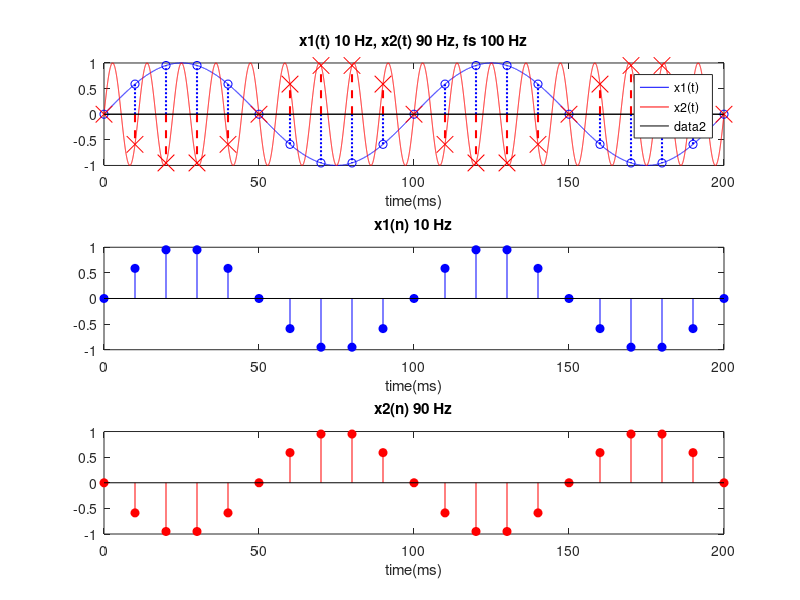

Here is the MATLAB script that generated this plot:
% M=5;
% x=[0:2*pi/180:2*pi];
% y=sin(x);
% plot(x,y)
%% 正弦wav
% N=24000; fs=8000;f0=400;phy=0;A=0.1;
% filename='sine.wav';
% t=[0:N-1]/fs;
% y=A*sin(2*pi*f0*t+phy);
% plot(t,y)
% audiowrite(filename,y,fs);


%% 线性扫频信号
% N=32000; fs = 8000; f0=400; f1=1000; phy=0; A=0.5;
% t=[0:N-1]/fs;
% f_t=(f1-f0)/((N-1)/fs)*t+f0;
% phi_t=0.5*(f1-f0)/((N-1)/fs)*(t.*t)+f0.*t;
% y=A*sin(2*pi*phi_t);
% figure;plot(t,y);
% figure;plot(t,f_t);
% figure;plot(t,phi_t);
% audiowrite('out.wav',y,fs);

%% 数字角频率的含义 1
% N = 100; fs = 100; f0 = 10; f1 = 110;  ;
% t = [0:N-1]/fs;
% x1 =  sin(2*pi*f0*t );
% x2 =  sin(2*pi*f1*t );
% figure;
% subplot(2,1,1);hold;stem(x1, 'filled');title('x1(n)');plot(x1); xlabel('n');
% subplot(2,1,2);hold;stem(x2, 'filled');title('x2(n)');plot(x2); xlabel('n');

%% 2
t_delta = 0.00001;  %  time precision  of  analog wave plotting , in seconds

fs = 100;   % sample rate, in Hz
f1 = 10  ;   % signal 1 frequency , in Hz    
f2 = 90 ;   % signal 2 frequency , in Hz    

t_len  = 0.2  ; % time length of wave plotting

t_idx = [0:t_delta:t_len]; % time index

% get analog wave x1(t) and x2(t)
x_1_t = sin(2*pi*f1*t_idx); 
x_2_t = sin(2*pi*f2*t_idx); 

% get the sampled digital sampled serials x1(n) and x2(n)
Ts = 1/fs; % sample period
t_Ts_idx = [0:Ts: t_len];
x_1_n = sin(2*pi*f1*t_Ts_idx);
x_2_n = sin(2*pi*f2*t_Ts_idx);

% plot analog wave and digital serials in the same figure
close all
figure;
subplot(3,1,1);
h1 = plot(t_idx*1E3, x_1_t,'blue', t_idx*1E3, x_2_t, 'red');
legend(h1,'x1(t)','x2(t)','Location','northeast');hold; 
stem(t_Ts_idx*1E3, x_1_n,   'blue', 'Marker','O','MarkerSize',6,'LineWidth',1.5,'LineStyle',':');
stem(t_Ts_idx*1E3, x_2_n, 'red',  'Marker','X','MarkerSize',12,'LineWidth',1.5,'LineStyle','--');
title(['x1(t) ',int2str(f1),' Hz, ','x2(t) ',int2str(f2),' Hz,',' fs ',int2str(fs),' Hz']), xlabel('time(ms)');

% plot digital serials x1(n) and x2(n) in different figure
subplot(3,1,2);
stem(t_Ts_idx*1E3, x_1_n, 'filled', 'blue');title(['x1(n) ',int2str(f1),' Hz']);xlabel('time(ms)');
subplot(3,1,3);
stem(t_Ts_idx*1E3, x_2_n, 'filled', 'red ');title(['x2(n) ',int2str(f2),' Hz']);xlabel('time(ms)');

